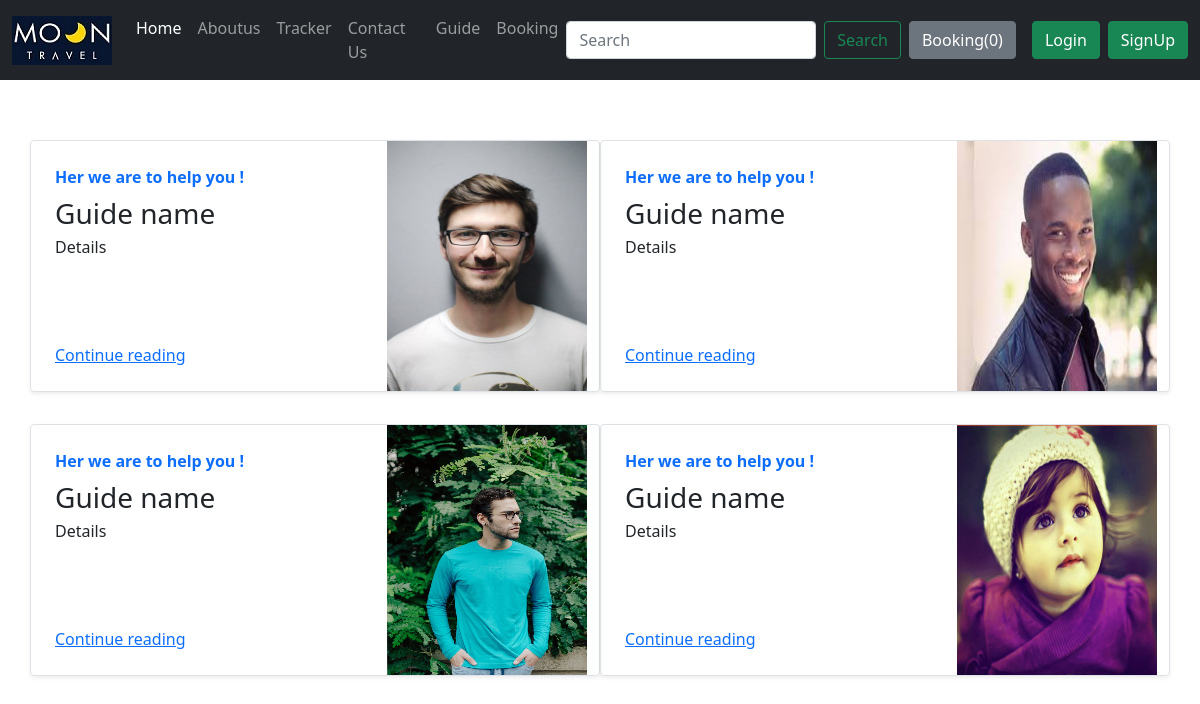
/guide, run on the app's committed database.
### home/models.py (models this page shows)
class Blogpost(models.Model):
    post_id = models.AutoField(primary_key= True)
    tilte = models.CharField(max_length=50)
    head0 = models.CharField(max_length=500, default="")
    chead0 = models.CharField(max_length=5000, default="")
    head1 = models.CharField(max_length=500, default="")
    chead1 = models.CharField(max_length=5000, default="")
    head2 = models.CharField(max_length=500, default="")
    chead2 = models.CharField(max_length=5000, default="")
    pub_date = models.DateField()
    thumbnail = models.ImageField(upload_to='shop/images', default="")
    def __str__(self):
        return self.tilte

### home/views.py (the view)
# urls.py: path("guide",views.guide,name='guide'),
def guide(request):
    myposts= Blogpost.objects.all()
    print(myposts)
    return render(request,'guide.html',{'myposts': myposts})

### templates/guide.html (shortened to what this page needs)
{% extends 'base.html' %}
{% block body %}
<div class="container mt-3"   style=" position: relative;top: 124px;"">
    <div class="row my-2">
        {% for item in myposts %}
        <div class="col-md-6">
            <div class="row no-gutters border rounded overflow-hidden flex-md-row mb-4 shadow-sm h-md-250 position-relative">
                <div class="col p-4 d-flex flex-column position-static">
                    <strong class="d-inline-block mb-2 text-primary">
                        {{item.head0}}
                    </strong>
                    <h3 class="mb-0">{{item.tilte}}</h3>
                    <p class="card-text mb-auto">{{item.head1}}</p>
                    <a href="blockpost/{{item.post_id}}" class="stretched-link">Continue reading</a>
                </div>
                <div class="col-auto d-none d-lg-block">
                    <img src="/media/{{item.thumbnail}}" class="bd-placeholder-img" width="200" height="250" aria-label="Placeholder: Thumbnail">
                </div>
            </div>
        </div>
        {% if forloop.counter|divisibleby:2%}
    </div>
    <div class="row my-2">
        {%endif%}
        {%endfor%}</div>
</div>
{% endblock body %}

### templates/base.html (shortened to what this page needs)
<!doctype html>
<html lang="en">
<head>
    <link href="https://cdn.jsdelivr.net/npm/bootstrap@5.0.0-beta1/dist/css/bootstrap.min.css" rel="stylesheet"
>
    <link rel="stylesheet" href="https://cdnjs.cloudflare.com/ajax/libs/font-awesome/4.7.0/css/font-awesome.min.css">
</head>
<body>
    <nav class="navbar navbar-expand-lg navbar-dark bg-dark" >
        <div class="container-fluid">
            <a class="navbar-brand" href="#"><img src="/static/logo.jfif" alt="logo" title="logo"></a>
            <div class="collapse navbar-collapse" id="navbarSupportedContent">
                <ul class="navbar-nav me-auto mb-2 mb-lg-0">
                    <li class="nav-item">
                        <a class="nav-link active" aria-current="page" href="/">Home </a>
                    </li>
                    <li class="nav-item">
                        <a class="nav-link" href="aboutus">Aboutus</a>
                    </li>
                    <li class="nav-item">
                        <a class="nav-link" href="/tracker">Tracker</a>
                    </li>
                    <li class="nav-item">
                        <a class="nav-link" href="/contact">Contact Us</a>
                    </li>
                    <li class="nav-item">
                        <a class="nav-link" href="/guide">Guide</a>
                    </li>
                    <li class="nav-item">
                        <a class="nav-link" href="/napal">Booking</a>
                    </li>
                </ul>
                <form method='get' action='/search' class="d-flex">
                    <input class="form-control me-2" type="search" placeholder="Search" aria-label="Search" name="search" id="search">
                    <button class="btn btn-outline-success" type="submit">Search</button>
                </form>
                <button type="button" class="btn btn-secondary mx-2" id="popcart" data-container="body" data-toggle="popover" data-placement="bottom" data-html="true" data-html="true" data-content="Vivamussagittis lacus vel augue laoreet rutrum faucibus.">
                    Booking(<span id="cart">0</span>)
                </button>
                                {% if user.is_authenticated %}
                    <ul class="navbar-nav mr-2">
                    <li class="nav-item dropdown">
                    <a class="nav-link dropdown-toggle" href='#' id="navbarDropdown" role="button" data-toggle="dropdown" style:"top:0;"> Welcome {{request.user}}</a>
                    <div class="dropdown-menu" aria-labelledby="navbarDropdown">
                            <a class="dropdown-item" href="/logout">Logout</a>
                            </div>
                        </li>
                        </ul>
                        </div>
                {% else %}
                <button type="button" class="btn btn-success mx-2 " data-toggle="modal" data-target="#loginModal">
                    Login
                </button>
                <button type="button" class="btn btn-success mr-2 " data-toggle="modal" data-target="#signupModal">
                    SignUp
                </button>
                {% endif %}
            </div>
        </div>
    </nav>
    {% block body %}
    {% endblock body %}
</body>
</html>

### data on the page
Blogpost: head0 "Her we are to help you !", tilte "Guide name", head1 "Details", thumbnail (picture)
Blogpost: head0 "Her we are to help you !", tilte "Guide name", head1 "Details", thumbnail (picture)
Blogpost: head0 "Her we are to help you !", tilte "Guide name", head1 "Details", thumbnail (picture)
Blogpost: head0 "Her we are to help you !", tilte "Guide name", head1 "Details", thumbnail (picture)
